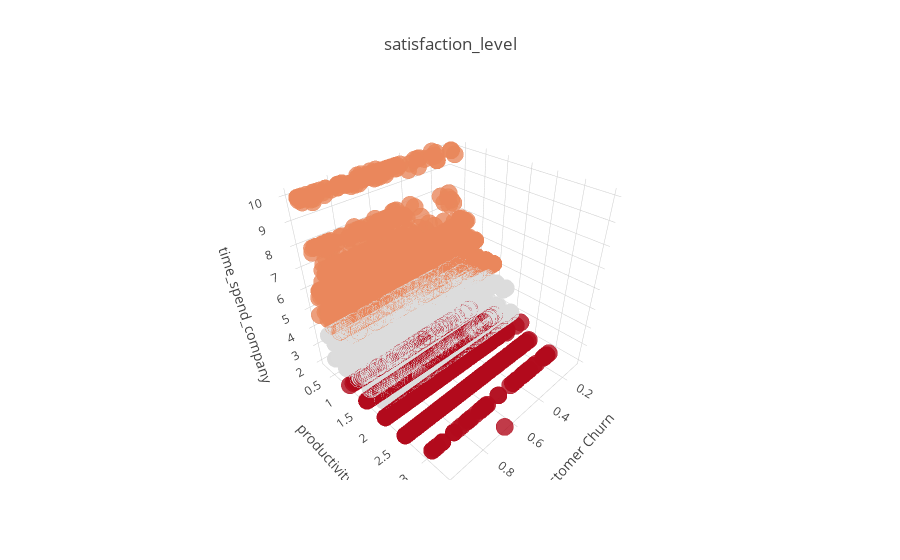

The notebook cell this image was saved under:
### Code cell
import plotly.graph_objs as go
import plotly as py
py.offline.init_notebook_mode(connected = True)
df_cluster['cluster'] =  kmeansmodel.labels_
trace1 = go.Scatter3d(
    x = df_cluster['satisfaction_level'],
    y = df_cluster['productivity'],
    z = df_cluster['time_spend_company'],
    mode ='markers',
    marker = dict(color = df_cluster['cluster'], size = 6, line = dict(color= df_cluster['cluster'], width= 12), opacity = 0.8)) 
data = [trace1]
layout = go.Layout(title= 'satisfaction_level', scene = dict(xaxis = dict(title  = 'Customer Churn'), yaxis = dict(title  = 'productivity'), zaxis = dict(title  = 'time_spend_company')))
fig = go.Figure(data = data, layout=layout)
py.offline.iplot(fig)
plt.show();

### Figure 1 — Plotly figure (JSON) as saved in the notebook; plotly's stock layout.template omitted (floating-point values rounded to 4 significant figures; data arrays with more than 128 entries replaced by an {"elided": "..."} marker saying what was removed)
{"data": [{"marker": {"color": {"elided": "11991 int values"}, "line": {"color": {"elided": "11991 int values"}, "width": 12}, "opacity": 0.8, "size": 6}, "mode": "markers", "type": "scatter3d", "x": {"elided": "11991 float values"}, "y": {"elided": "11991 float values"}, "z": {"elided": "11991 int values"}}], "layout": {"scene": {"xaxis": {"title": "Customer Churn"}, "yaxis": {"title": "productivity"}, "zaxis": {"title": "time_spend_company"}}, "title": "satisfaction_level"}}
